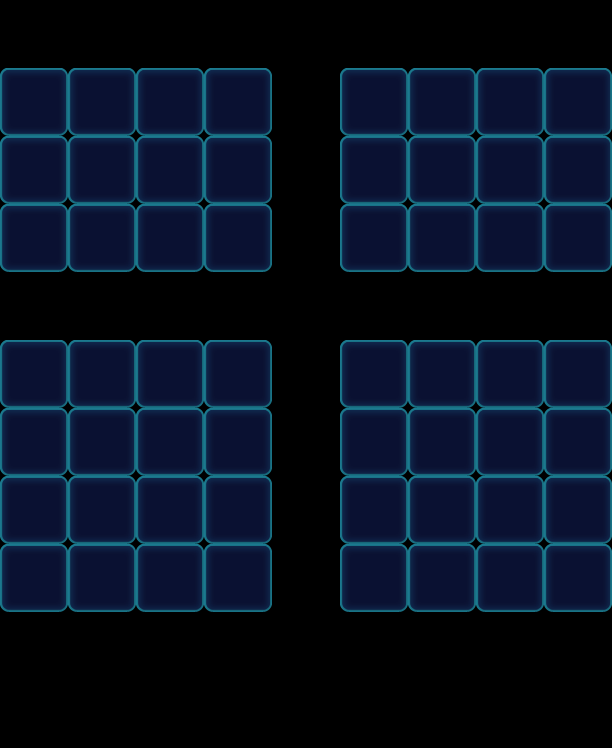

This is a level from a 2D game, rendered from its Tiled map with the project's own tilesets. A one-line summary and the map file follow, with tile-layer data summarised:
An orthogonal 9x11 tile map with 68x68 px tiles, 1 tile layer (Valid), 2 tilesets and 32 objects (16x Factory_Normal, 8x Boss, 8x Stone).

<map version="1.0" orientation="orthogonal" width="9" height="11" tilewidth="68" tileheight="68">
 <tileset firstgid="1" name="game_grid1" tilewidth="68" tileheight="68">
  <image source="game_grid1.png" width="68" height="68" />
 </tileset>
 <tileset firstgid="2" name="map" tilewidth="68" tileheight="68">
  <image source="map.png" width="1024" height="1024" />
 </tileset>
 <layer name="Valid" width="9" height="11">
  <data>[99 cells, 56 non-empty, 1 distinct tile ids]</data>
 </layer>
 <objectgroup name="BottomObj" width="9" height="11" />
 <objectgroup name="MiddleObj" width="9" height="11" />
 <objectgroup color="#000000" name="TopObj" width="9" height="11">
  <object name="10" type="Boss" x="68" y="204" width="68" height="68">
   <properties>
    <property name="BossName" value="ColorLeft" />
    <property name="BossType" value="ColorBoss" />
    <property name="BossTypeConfig" value="Green,Orange" />
   </properties>
  </object>
  <object name="10" type="Boss" x="408" y="204" width="68" height="68">
   <properties>
    <property name="BossName" value="ColorRight" />
    <property name="BossType" value="ColorBoss" />
    <property name="BossTypeConfig" value="Green,Orange" />
   </properties>
  </object>
  <object name="10" type="Boss" x="476" y="204" width="68" height="68">
   <properties>
    <property name="BossName" value="ColorRight" />
    <property name="BossType" value="ColorBoss" />
    <property name="BossTypeConfig" value="Green,Orange" />
   </properties>
  </object>
  <object name="10" type="Boss" x="408" y="136" width="68" height="68">
   <properties>
    <property name="BossName" value="ColorRight" />
    <property name="BossType" value="ColorBoss" />
    <property name="BossTypeConfig" value="Green,Orange" />
   </properties>
  </object>
  <object name="10" type="Boss" x="136" y="136" width="68" height="68">
   <properties>
    <property name="BossName" value="ColorLeft" />
    <property name="BossType" value="ColorBoss" />
    <property name="BossTypeConfig" value="Green,Orange" />
   </properties>
  </object>
  <object name="10" type="Boss" x="136" y="204" width="68" height="68">
   <properties>
    <property name="BossName" value="ColorLeft" />
    <property name="BossType" value="ColorBoss" />
    <property name="BossTypeConfig" value="Green,Orange" />
   </properties>
  </object>
  <object name="10" type="Boss" x="68" y="136" width="68" height="68">
   <properties>
    <property name="BossName" value="ColorLeft" />
    <property name="BossType" value="ColorBoss" />
    <property name="BossTypeConfig" value="Green,Orange" />
   </properties>
  </object>
  <object name="10" type="Boss" x="476" y="136" width="68" height="68">
   <properties>
    <property name="BossName" value="ColorRight" />
    <property name="BossType" value="ColorBoss" />
    <property name="BossTypeConfig" value="Green,Orange" />
   </properties>
  </object>
  <object name="10" type="Factory_Normal" x="0" y="272" width="68" height="68">
   <properties>
    <property name="FactoryColorsConfig" value="Blue,Yellow,Purple,Pink" />
   </properties>
  </object>
  <object name="10" type="Factory_Normal" x="68" y="272" width="68" height="68">
   <properties>
    <property name="FactoryColorsConfig" value="Blue,Yellow,Purple,Pink" />
   </properties>
  </object>
  <object name="10" type="Factory_Normal" x="136" y="272" width="68" height="68">
   <properties>
    <property name="FactoryColorsConfig" value="Blue,Yellow,Purple,Pink" />
   </properties>
  </object>
  <object name="10" type="Factory_Normal" x="204" y="272" width="68" height="68">
   <properties>
    <property name="FactoryColorsConfig" value="Blue,Yellow,Purple,Pink" />
   </properties>
  </object>
  <object name="10" type="Factory_Normal" x="340" y="272" width="68" height="68">
   <properties>
    <property name="FactoryColorsConfig" value="Blue,Yellow,Purple,Pink" />
   </properties>
  </object>
  <object name="10" type="Factory_Normal" x="408" y="272" width="68" height="68">
   <properties>
    <property name="FactoryColorsConfig" value="Blue,Yellow,Purple,Pink" />
   </properties>
  </object>
  <object name="10" type="Factory_Normal" x="476" y="272" width="68" height="68">
   <properties>
    <property name="FactoryColorsConfig" value="Blue,Yellow,Purple,Pink" />
   </properties>
  </object>
  <object name="10" type="Factory_Normal" x="544" y="272" width="68" height="68">
   <properties>
    <property name="FactoryColorsConfig" value="Blue,Yellow,Purple,Pink" />
   </properties>
  </object>
  <object name="10" type="Factory_Normal" x="0" y="0" width="68" height="68">
   <properties>
    <property name="FactoryColorsConfig" value="Orange,Yellow" />
   </properties>
  </object>
  <object name="Stone" type="Stone" gid="34" x="0" y="136">
   <properties>
    <property name="Layers" value="1" />
   </properties>
  </object>
  <object name="Stone" type="Stone" gid="34" x="68" y="136">
   <properties>
    <property name="Layers" value="1" />
   </properties>
  </object>
  <object name="Stone" type="Stone" gid="34" x="136" y="136">
   <properties>
    <property name="Layers" value="1" />
   </properties>
  </object>
  <object name="Stone" type="Stone" gid="34" x="204" y="136">
   <properties>
    <property name="Layers" value="1" />
   </properties>
  </object>
  <object name="Stone" type="Stone" gid="34" x="340" y="136">
   <properties>
    <property name="Layers" value="1" />
   </properties>
  </object>
  <object name="Stone" type="Stone" gid="34" x="408" y="136">
   <properties>
    <property name="Layers" value="1" />
   </properties>
  </object>
  <object name="Stone" type="Stone" gid="34" x="476" y="136">
   <properties>
    <property name="Layers" value="1" />
   </properties>
  </object>
  <object name="Stone" type="Stone" gid="34" x="544" y="136">
   <properties>
    <property name="Layers" value="1" />
   </properties>
  </object>
  <object name="10" type="Factory_Normal" x="340" y="0" width="68" height="68">
   <properties>
    <property name="FactoryColorsConfig" value="Green,Pink" />
   </properties>
  </object>
  <object name="10" type="Factory_Normal" x="68" y="0" width="68" height="68">
   <properties>
    <property name="FactoryColorsConfig" value="Orange,Yellow" />
   </properties>
  </object>
  <object name="10" type="Factory_Normal" x="136" y="0" width="68" height="68">
   <properties>
    <property name="FactoryColorsConfig" value="Orange,Yellow" />
   </properties>
  </object>
  <object name="10" type="Factory_Normal" x="204" y="0" width="68" height="68">
   <properties>
    <property name="FactoryColorsConfig" value="Orange,Yellow" />
   </properties>
  </object>
  <object name="10" type="Factory_Normal" x="408" y="0" width="68" height="68">
   <properties>
    <property name="FactoryColorsConfig" value="Green,Pink" />
   </properties>
  </object>
  <object name="10" type="Factory_Normal" x="476" y="0" width="68" height="68">
   <properties>
    <property name="FactoryColorsConfig" value="Green,Pink" />
   </properties>
  </object>
  <object name="10" type="Factory_Normal" x="544" y="0" width="68" height="68">
   <properties>
    <property name="FactoryColorsConfig" value="Green,Pink" />
   </properties>
  </object>
 </objectgroup>
</map>
